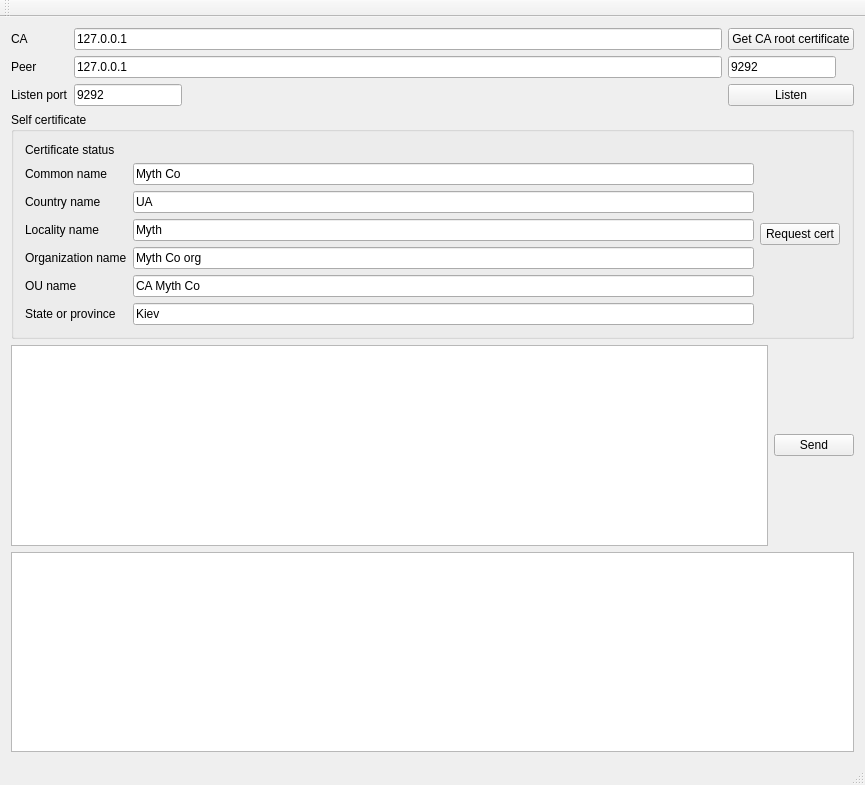
<?xml version="1.0" encoding="UTF-8"?>
<ui version="4.0">
 <class>toyCAclienClass</class>
 <widget class="QMainWindow" name="toyCAclienClass">
  <property name="geometry">
   <rect>
    <x>0</x>
    <y>0</y>
    <width>865</width>
    <height>785</height>
   </rect>
  </property>
  <property name="windowTitle">
   <string>toyCAclien</string>
  </property>
  <widget class="QWidget" name="centralWidget">
   <layout class="QVBoxLayout" name="verticalLayout_2">
    <item>
     <layout class="QGridLayout" name="gridLayout">
      <item row="0" column="1">
       <widget class="QLineEdit" name="ca_ip_edit">
        <property name="text">
         <string>127.0.0.1</string>
        </property>
       </widget>
      </item>
      <item row="1" column="1">
       <widget class="QLineEdit" name="peer_ip_edit">
        <property name="text">
         <string>127.0.0.1</string>
        </property>
       </widget>
      </item>
      <item row="1" column="2">
       <widget class="QLineEdit" name="peer_port_edit">
        <property name="sizePolicy">
         <sizepolicy hsizetype="Fixed" vsizetype="Minimum">
          <horstretch>0</horstretch>
          <verstretch>0</verstretch>
         </sizepolicy>
        </property>
        <property name="text">
         <string>9292</string>
        </property>
       </widget>
      </item>
      <item row="0" column="0">
       <widget class="QLabel" name="label">
        <property name="text">
         <string>CA</string>
        </property>
       </widget>
      </item>
      <item row="1" column="0">
       <widget class="QLabel" name="label_2">
        <property name="text">
         <string>Peer</string>
        </property>
       </widget>
      </item>
      <item row="3" column="0">
       <widget class="QLabel" name="label_13">
        <property name="text">
         <string>Listen port</string>
        </property>
       </widget>
      </item>
      <item row="3" column="1">
       <widget class="QLineEdit" name="listen_port_edit">
        <property name="sizePolicy">
         <sizepolicy hsizetype="Fixed" vsizetype="Fixed">
          <horstretch>0</horstretch>
          <verstretch>0</verstretch>
         </sizepolicy>
        </property>
        <property name="text">
         <string>9292</string>
        </property>
       </widget>
      </item>
      <item row="3" column="2">
       <widget class="QPushButton" name="listen_button">
        <property name="text">
         <string>Listen</string>
        </property>
       </widget>
      </item>
      <item row="0" column="2">
       <widget class="QPushButton" name="get_ca_root_cert_button">
        <property name="text">
         <string>Get CA root certificate</string>
        </property>
       </widget>
      </item>
     </layout>
    </item>
    <item>
     <widget class="QGroupBox" name="request_cert_group">
      <property name="title">
       <string>Self certificate</string>
      </property>
      <layout class="QVBoxLayout" name="verticalLayout">
       <item>
        <layout class="QHBoxLayout" name="horizontalLayout_2">
         <item>
          <layout class="QGridLayout" name="gridLayout_2">
           <item row="0" column="0">
            <widget class="QLabel" name="label_5">
             <property name="text">
              <string>Certificate status</string>
             </property>
            </widget>
           </item>
           <item row="0" column="1">
            <widget class="QLabel" name="label_6">
             <property name="text">
              <string>&lt;unknown&gt;</string>
             </property>
            </widget>
           </item>
           <item row="1" column="0">
            <widget class="QLabel" name="label_7">
             <property name="text">
              <string>Common name</string>
             </property>
            </widget>
           </item>
           <item row="2" column="0">
            <widget class="QLabel" name="label_8">
             <property name="text">
              <string>Country name</string>
             </property>
            </widget>
           </item>
           <item row="3" column="0">
            <widget class="QLabel" name="label_9">
             <property name="text">
              <string>Locality name</string>
             </property>
            </widget>
           </item>
           <item row="4" column="0">
            <widget class="QLabel" name="label_10">
             <property name="text">
              <string>Organization name</string>
             </property>
            </widget>
           </item>
           <item row="5" column="0">
            <widget class="QLabel" name="label_11">
             <property name="text">
              <string>OU name</string>
             </property>
            </widget>
           </item>
           <item row="6" column="0">
            <widget class="QLabel" name="label_12">
             <property name="text">
              <string>State or province</string>
             </property>
            </widget>
           </item>
           <item row="1" column="1">
            <widget class="QLineEdit" name="common_name_edit">
             <property name="text">
              <string>Myth Co</string>
             </property>
            </widget>
           </item>
           <item row="2" column="1">
            <widget class="QLineEdit" name="country_name_edit">
             <property name="text">
              <string>UA</string>
             </property>
            </widget>
           </item>
           <item row="3" column="1">
            <widget class="QLineEdit" name="locality_name_edit">
             <property name="text">
              <string>Myth</string>
             </property>
            </widget>
           </item>
           <item row="4" column="1">
            <widget class="QLineEdit" name="organization_name_edit">
             <property name="text">
              <string>Myth Co org</string>
             </property>
            </widget>
           </item>
           <item row="5" column="1">
            <widget class="QLineEdit" name="organization_unit_name_edit">
             <property name="text">
              <string>CA Myth Co</string>
             </property>
            </widget>
           </item>
           <item row="6" column="1">
            <widget class="QLineEdit" name="state_or_province_name_edit">
             <property name="text">
              <string>Kiev</string>
             </property>
            </widget>
           </item>
          </layout>
         </item>
         <item>
          <widget class="QPushButton" name="request_cert_button">
           <property name="sizePolicy">
            <sizepolicy hsizetype="Fixed" vsizetype="Fixed">
             <horstretch>0</horstretch>
             <verstretch>0</verstretch>
            </sizepolicy>
           </property>
           <property name="text">
            <string>Request cert</string>
           </property>
          </widget>
         </item>
        </layout>
       </item>
      </layout>
     </widget>
    </item>
    <item>
     <layout class="QHBoxLayout" name="horizontalLayout">
      <item>
       <widget class="QPlainTextEdit" name="peer_message_edit"/>
      </item>
      <item>
       <widget class="QPushButton" name="send_button">
        <property name="text">
         <string>Send</string>
        </property>
       </widget>
      </item>
     </layout>
    </item>
    <item>
     <widget class="QPlainTextEdit" name="log_edit"/>
    </item>
   </layout>
  </widget>
  <widget class="QMenuBar" name="menuBar">
   <property name="geometry">
    <rect>
     <x>0</x>
     <y>0</y>
     <width>865</width>
     <height>18</height>
    </rect>
   </property>
  </widget>
  <widget class="QToolBar" name="mainToolBar">
   <attribute name="toolBarArea">
    <enum>TopToolBarArea</enum>
   </attribute>
   <attribute name="toolBarBreak">
    <bool>false</bool>
   </attribute>
  </widget>
  <widget class="QStatusBar" name="statusBar"/>
 </widget>
 <layoutdefault spacing="6" margin="11"/>
 <resources>
  <include location="toycaclien.qrc"/>
 </resources>
 <connections/>
</ui>
